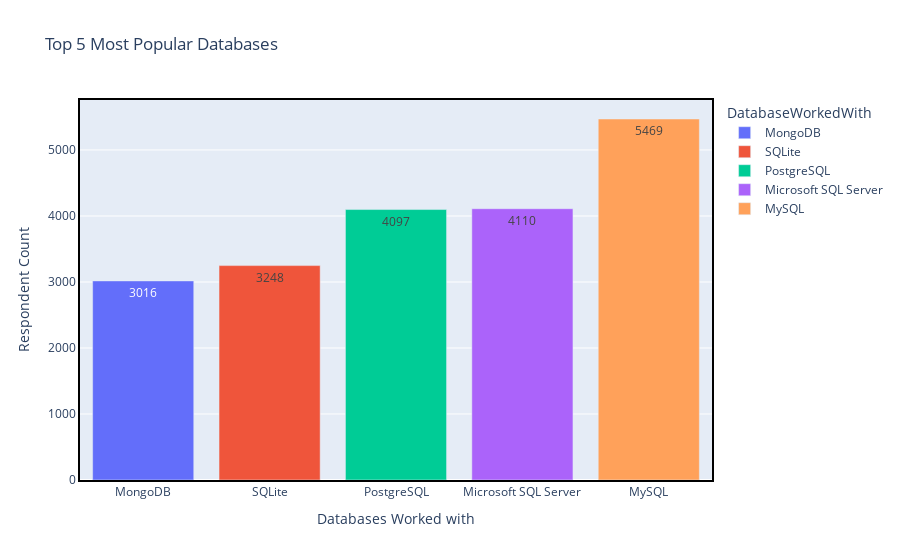

Notebook cell for this chart:
### Code cell
fig = px.bar(df_tech.groupby('DatabaseWorkedWith')['Respondent'].count().reset_index(name='count').sort_values(by='count').tail(5)
             , x='DatabaseWorkedWith' , y='count', color='DatabaseWorkedWith', text='count', title='Top 5 Most Popular Databases')
fig.update_xaxes(showline=True, linewidth=2, linecolor='black', mirror=True, title= 'Databases Worked with')
fig.update_yaxes(showline=True, linewidth=2, linecolor='black', mirror=True, title='Respondent Count')
fig.show()

### Figure 1 — Plotly figure (JSON) as saved in the notebook; plotly's stock layout.template omitted (floating-point values rounded to 4 significant figures)
{"data": [{"alignmentgroup": "True", "hovertemplate": "DatabaseWorkedWith=%{x}<br>count=%{text}<extra></extra>", "legendgroup": "MongoDB", "marker": {"color": "#636efa", "pattern": {"shape": ""}}, "name": "MongoDB", "offsetgroup": "MongoDB", "orientation": "v", "showlegend": true, "text": [3016], "textposition": "auto", "type": "bar", "x": ["MongoDB"], "xaxis": "x", "y": [3016], "yaxis": "y"}, {"alignmentgroup": "True", "hovertemplate": "DatabaseWorkedWith=%{x}<br>count=%{text}<extra></extra>", "legendgroup": "SQLite", "marker": {"color": "#EF553B", "pattern": {"shape": ""}}, "name": "SQLite", "offsetgroup": "SQLite", "orientation": "v", "showlegend": true, "text": [3248], "textposition": "auto", "type": "bar", "x": ["SQLite"], "xaxis": "x", "y": [3248], "yaxis": "y"}, {"alignmentgroup": "True", "hovertemplate": "DatabaseWorkedWith=%{x}<br>count=%{text}<extra></extra>", "legendgroup": "PostgreSQL", "marker": {"color": "#00cc96", "pattern": {"shape": ""}}, "name": "PostgreSQL", "offsetgroup": "PostgreSQL", "orientation": "v", "showlegend": true, "text": [4097], "textposition": "auto", "type": "bar", "x": ["PostgreSQL"], "xaxis": "x", "y": [4097], "yaxis": "y"}, {"alignmentgroup": "True", "hovertemplate": "DatabaseWorkedWith=%{x}<br>count=%{text}<extra></extra>", "legendgroup": "Microsoft SQL Server", "marker": {"color": "#ab63fa", "pattern": {"shape": ""}}, "name": "Microsoft SQL Server", "offsetgroup": "Microsoft SQL Server", "orientation": "v", "showlegend": true, "text": [4110], "textposition": "auto", "type": "bar", "x": ["Microsoft SQL Server"], "xaxis": "x", "y": [4110], "yaxis": "y"}, {"alignmentgroup": "True", "hovertemplate": "DatabaseWorkedWith=%{x}<br>count=%{text}<extra></extra>", "legendgroup": "MySQL", "marker": {"color": "#FFA15A", "pattern": {"shape": ""}}, "name": "MySQL", "offsetgroup": "MySQL", "orientation": "v", "showlegend": true, "text": [5469], "textposition": "auto", "type": "bar", "x": ["MySQL"], "xaxis": "x", "y": [5469], "yaxis": "y"}], "layout": {"autosize": true, "barmode": "relative", "legend": {"title": {"text": "DatabaseWorkedWith"}, "tracegroupgap": 0}, "title": {"text": "Top 5 Most Popular Databases"}, "xaxis": {"anchor": "y", "autorange": true, "categoryarray": ["MongoDB", "SQLite", "PostgreSQL", "Microsoft SQL Server", "MySQL"], "categoryorder": "array", "domain": [0, 1], "linecolor": "black", "linewidth": 2, "mirror": true, "range": [-0.5, 4.5], "showline": true, "title": {"text": "Databases Worked with"}, "type": "category"}, "yaxis": {"anchor": "x", "autorange": true, "domain": [0, 1], "linecolor": "black", "linewidth": 2, "mirror": true, "range": [0, 5757.0], "showline": true, "title": {"text": "Respondent Count"}, "type": "linear"}}}
